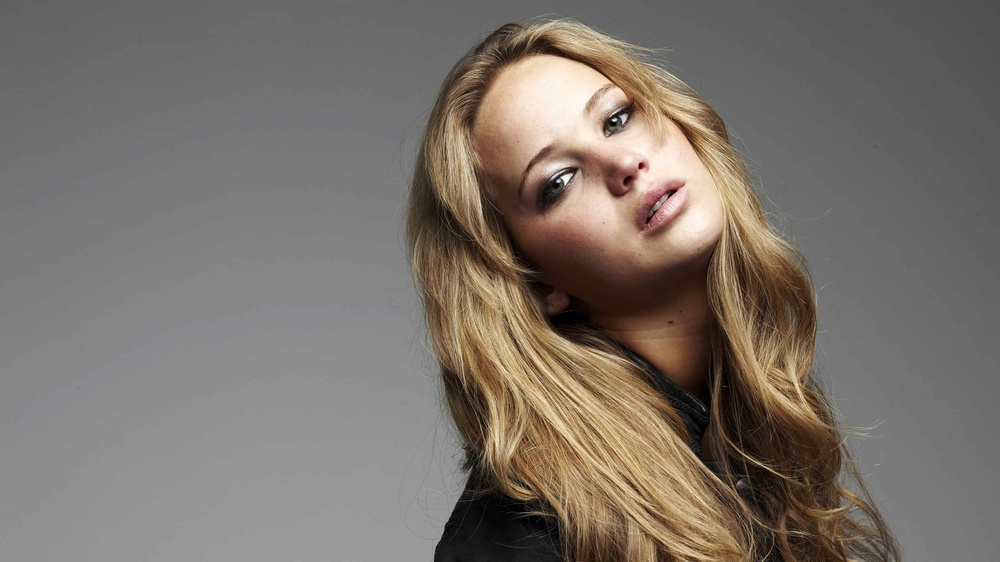
#> input picture q5/jeniffer.jpg, 1000 x 562 px, shrunk from 3840 x 2160 before the run
$ python q5e.py
#> lines starting #> are read from the running program, lines starting #| are printed output that depends on the picture; after the words box and inside, x2 and y2 are one past the last pixel; in counts of white or black regions, pixels touching at a corner belong together
import cv2
import numpy as np
import matplotlib.pyplot as plt

INPUT_IMAGE = "jeniffer.jpg"
PLANE = "V"

def main():
    print("Opening image:", INPUT_IMAGE)
    bgr = cv2.imread(INPUT_IMAGE)
#> bgr is the input picture: shape (562, 1000, 3); mean B, G, R 106.8, 114.3, 122.3
    if bgr is None:
        print("Error: could not read", INPUT_IMAGE)
        return
    print("Image loaded. Shape:", bgr.shape)
#| Image loaded. Shape: (562, 1000, 3)

    print("Converting to HSV...")
    hsv = cv2.cvtColor(bgr, cv2.COLOR_BGR2HSV)
#> hsv: shape (562, 1000, 3); mean H, S, V 10.7, 35.6, 122.4
    H = hsv[:, :, 0]
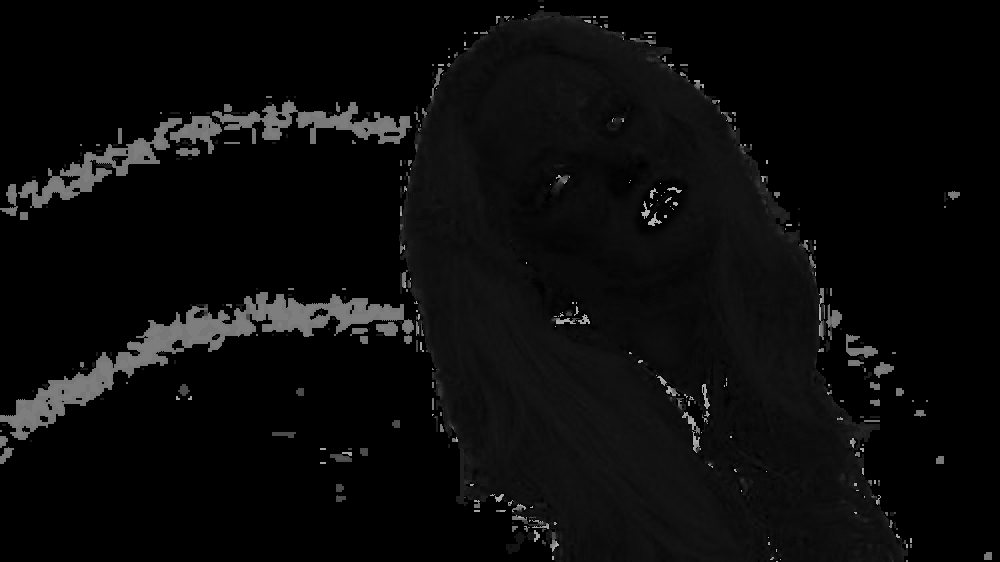
#> H: shape (562, 1000); min 0, max 179, mean 10.7
    S = hsv[:, :, 1]
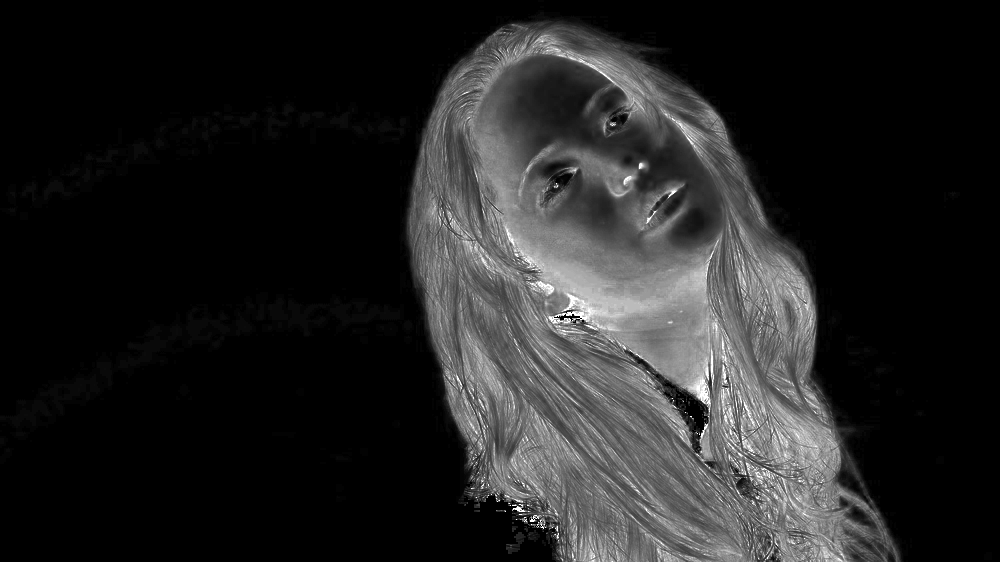
#> S: shape (562, 1000); min 0, max 255, mean 35.6
    V = hsv[:, :, 2]
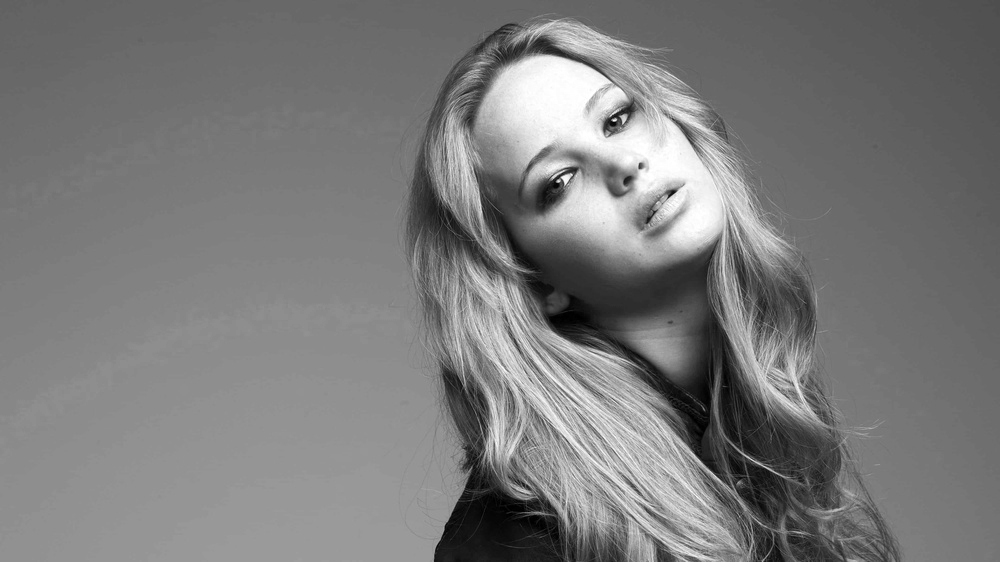
#> V: shape (562, 1000); min 0, max 255, mean 122.4

    if PLANE.upper() == "S":
        plane = S
        print("Using Saturation (S) channel.")
    else:
        plane = V
        print("Using Value (V) channel.")

    print("Building foreground mask with Otsu threshold...")
    _, mask = cv2.threshold(
        plane, 0, 255, cv2.THRESH_BINARY + cv2.THRESH_OTSU
    )
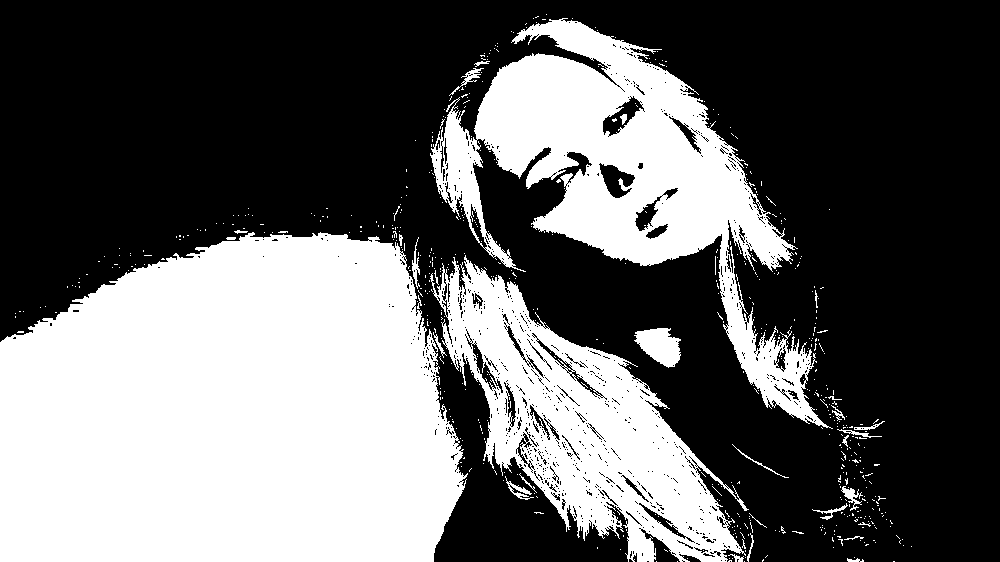
#> mask: shape (562, 1000); 39.6% white; 627 white regions (596 under 20 px), largest, box (x1, y1, x2, y2) and area: (0, 232, 468, 562) 130334, (430, 18, 833, 429) 50376, (430, 255, 749, 562) 37124

    print("Collecting foreground pixel values...")
    vals = plane[mask == 255]
    print("Foreground pixel count:", vals.size)
#| Foreground pixel count: 222368

    print("Building histogram and cumulative sum...")
    hist, _ = np.histogram(vals, bins=256, range=(0, 255))
#> hist = 256 values, max 16237 at index 142, min 0 at index 0, mean 868.6
    cdf = np.cumsum(hist)
#> cdf = 256 values from 0 to 222368
    cdf_nonzero = cdf[np.nonzero(cdf)]
#> cdf_nonzero = 127 values from 2179 to 222368
    if cdf_nonzero.size > 0:
        cdf_min = cdf_nonzero.min()
#> cdf_min = 2179
    else:
        cdf_min = 0
    N = vals.size
#> N = 222368

    print("Building equalization LUT...")
    lut = np.floor((cdf - cdf_min) / max(N - cdf_min, 1) * 255.0)
#> lut = 256 values from -3 to 255
    lut = np.clip(lut, 0, 255).astype(np.uint8)
#> lut = 256 values from 0 to 255

    print("Applying LUT to foreground pixels...")
    eq_plane = plane.copy()
    eq_plane[mask == 255] = lut[plane[mask == 255]]
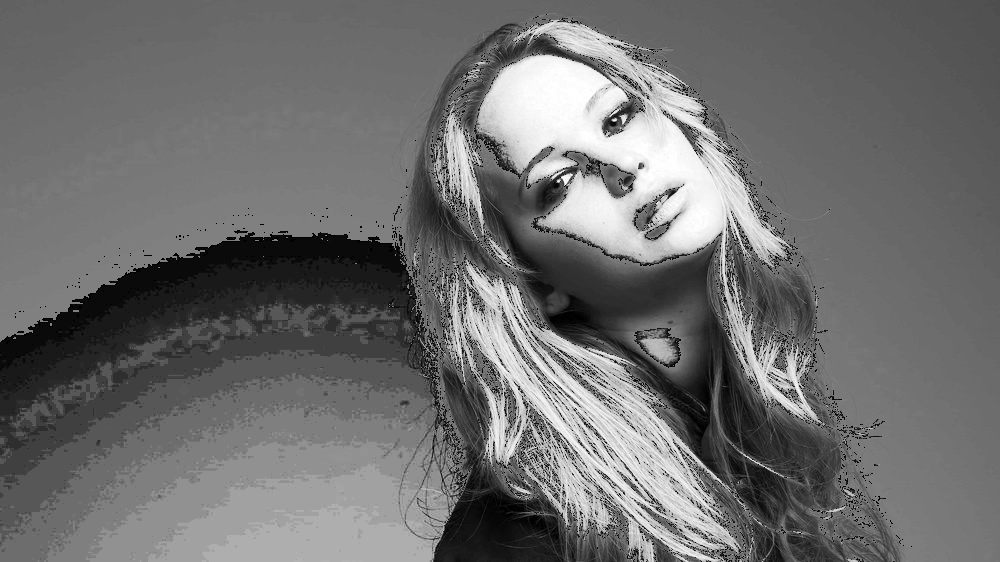
#> eq_plane: shape (562, 1000); min 0, max 255, mean 110.3

    print("Showing results...")
    plt.figure(figsize=(10, 5))

    plt.subplot(1, 3, 1)
    plt.imshow(plane, cmap="gray", vmin=0, vmax=255)
    plt.title(PLANE + " (original)")
    plt.axis("off")

    plt.subplot(1, 3, 2)
    plt.imshow(eq_plane, cmap="gray", vmin=0, vmax=255)
    plt.title(PLANE + " (equalized fg)")
    plt.axis("off")

    plt.subplot(1, 3, 3)
    plt.plot(lut)
    plt.title("Equalization mapping (LUT)")
    plt.xlabel("Input")
    plt.ylabel("Output")
    plt.ylim(0, 255)

    plt.tight_layout()
    plt.show()
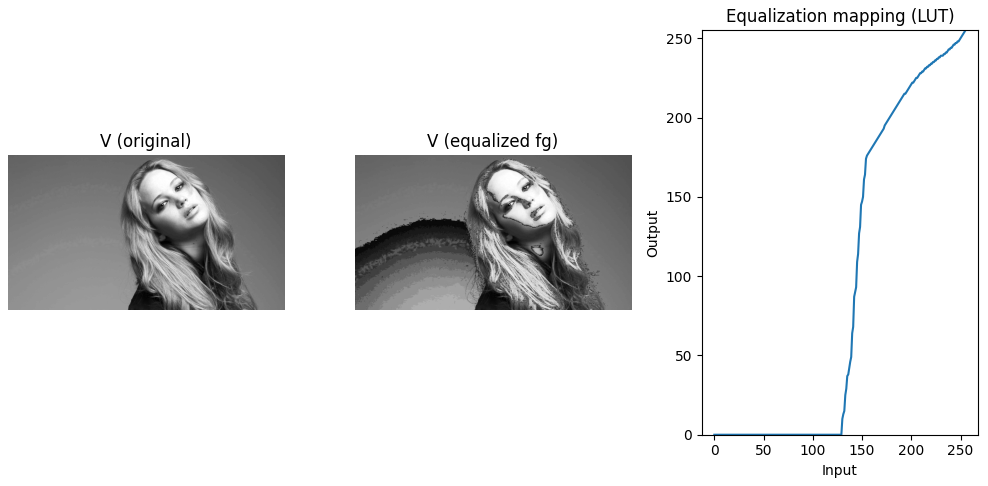
#> figure drawn by matplotlib, 3 panels; panel 3: curve peaks at x = 255, y = 255
    print("Done.")

if __name__ == "__main__":
    main()
